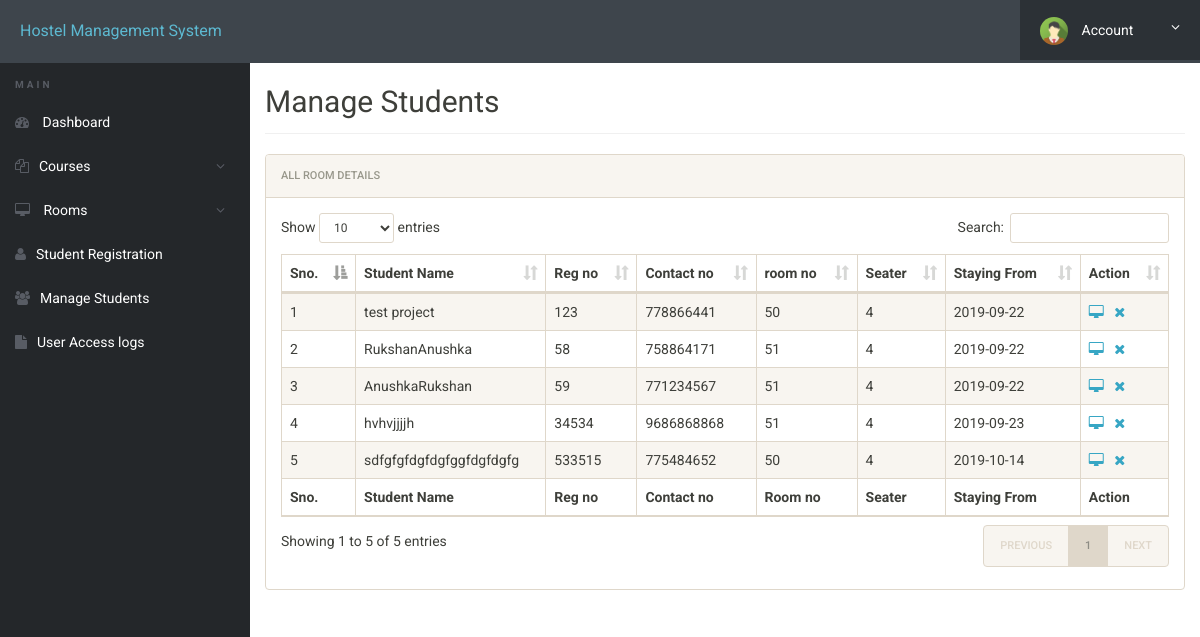
Screenshot of /hostel/admin/manage-students.php (signed in) with the database file from the repository.
### tables this page shows
CREATE TABLE `registration` (
  `id` int(11) NOT NULL,
  `roomno` int(11) NOT NULL,
  `seater` int(11) NOT NULL,
  `feespm` int(11) NOT NULL,
  `foodstatus` int(11) NOT NULL,
  `stayfrom` date NOT NULL,
  `duration` int(11) NOT NULL,
  `course` varchar(500) NOT NULL,
  `regno` int(11) NOT NULL,
  `firstName` varchar(500) NOT NULL,
  `middleName` varchar(500) NOT NULL,
  `lastName` varchar(500) NOT NULL,
  `gender` varchar(250) NOT NULL,
  `contactno` bigint(11) NOT NULL,
  `emailid` varchar(500) NOT NULL,
  `egycontactno` bigint(11) NOT NULL,
  `guardianName` varchar(500) NOT NULL,
  `guardianRelation` varchar(500) NOT NULL,
  `guardianContactno` bigint(11) NOT NULL,
  `corresAddress` varchar(500) NOT NULL,
  `corresCIty` varchar(500) NOT NULL,
  `corresState` varchar(500) NOT NULL,
  `corresPincode` int(11) NOT NULL,
  `pmntAddress` varchar(500) NOT NULL,
  `pmntCity` varchar(500) NOT NULL,
  `pmnatetState` varchar(500) NOT NULL,
  `pmntPincode` int(11) NOT NULL,
  `postingDate` timestamp NOT NULL DEFAULT current_timestamp(),
  `updationDate` varchar(500) NOT NULL
);

### hostel/admin/manage-students.php (the view, shortened to what this page needs)
<?php
include('includes/config.php');
?>
<!doctype html>
<html lang="en" class="no-js">
<head>
	<link rel="stylesheet" href="css/font-awesome.min.css">
	<link rel="stylesheet" href="css/bootstrap.min.css">
	<link rel="stylesheet" href="css/dataTables.bootstrap.min.css">
	<link rel="stylesheet" href="css/bootstrap-social.css">
	<link rel="stylesheet" href="css/bootstrap-select.css">
	<link rel="stylesheet" href="css/fileinput.min.css">
	<link rel="stylesheet" href="css/awesome-bootstrap-checkbox.css">
	<link rel="stylesheet" href="css/style.css">
</head>
<body>
	<?php include('includes/header.php');?>
	<div class="ts-main-content">
			<?php include('includes/sidebar.php');?>
		<div class="content-wrapper">
			<div class="container-fluid">
				<div class="row">
					<div class="col-md-12"> <br><br>
						<h2 class="page-title">Manage Students</h2>
						<div class="panel panel-default">
							<div class="panel-heading">All Room Details</div>
							<div class="panel-body">
								<table id="zctb" class="display table table-striped table-bordered table-hover" cellspacing="0" width="100%">
									<thead>
										<tr>
											<th>Sno.</th>
											<th>Student Name</th>
											<th>Reg no</th>
											<th>Contact no </th>
											<th>room no  </th>
											<th>Seater </th>
											<th>Staying From </th>
											<th>Action</th>
										</tr>
									</thead>
									<tfoot>
										<tr>
											<th>Sno.</th>
											<th>Student Name</th>
											<th>Reg no</th>
											<th>Contact no </th>
											<th>Room no  </th>
											<th>Seater </th>
											<th>Staying From </th>
											<th>Action</th>
										</tr>
									</tfoot>
									<tbody>
<?php
$ret="select * from registration";
$stmt= $mysqli->prepare($ret) ;
$stmt->execute() ;
$res=$stmt->get_result();
$cnt=1;
while($row=$res->fetch_object())
	  {
	  	?>
<tr><td><?php echo $cnt;;?></td>
<td><?php echo $row->firstName;?><?php echo $row->middleName;?><?php echo $row->lastName;?></td>
<td><?php echo $row->regno;?></td>
<td><?php echo $row->contactno;?></td>
<td><?php echo $row->roomno;?></td>
<td><?php echo $row->seater;?></td>
<td><?php echo $row->stayfrom;?></td>
<td>
<a href="javascript:void(0);"  onClick="popUpWindow('full-profile.php?id=<?php echo $row->id;?>');" title="View Full Details"><i class="fa fa-desktop"></i></a>&nbsp;&nbsp;
<a href="manage-students.php?del=<?php echo $row->id;?>" title="Delete Record" onclick="return confirm("Do you want to delete");"><i class="fa fa-close"></i></a></td>
										</tr>
									<?php
$cnt=$cnt+1;
									 } ?>
									</tbody>
								</table>
							</div>
						</div>
					</div>
				</div>
			</div>
		</div>
	</div>
</body>
</html>

### hostel/admin/css/style.css (style rules this page uses)
html { font-size: 14px; }
@media only screen and (min-width: 480px) { html { font-size: 17px; } }
@media only screen and (min-width: 768px) { html { font-size: 14px; } }
body { font-size: 1em; }
a { color: #37a6c4; }
.panel { overflow: hidden; }
.page-title { padding-bottom: 15px; margin-bottom: 20px; border-bottom: 1px solid #f0f0f0; }
.ts-main-content .content-wrapper { padding-top: 15px; margin-top: 10px; }
@media only screen and (min-width: 992px) { .ts-main-content .content-wrapper { margin-left: 250px; } }

### rows the page displays
registration: firstName "test", lastName "project", regno "123", contactno "778866441", roomno "50", seater "4", stayfrom "2019-09-22"
registration: firstName "Rukshan", lastName "Anushka", regno "58", contactno "758864171", roomno "51", seater "4", stayfrom "2019-09-22"
registration: firstName "Anushka", lastName "Rukshan", regno "59", contactno "771234567", roomno "51", seater "4", stayfrom "2019-09-22"
registration: firstName "hvhv", lastName "jjjjh", regno "34534", contactno "9686868868", roomno "51", seater "4", stayfrom "2019-09-23"
registration: firstName "sdfgfgfdg", middleName "fdgfg", lastName "gfdgfdgfg", regno "533515", contactno "775484652", roomno "50", seater "4", stayfrom "2019-10-14"
